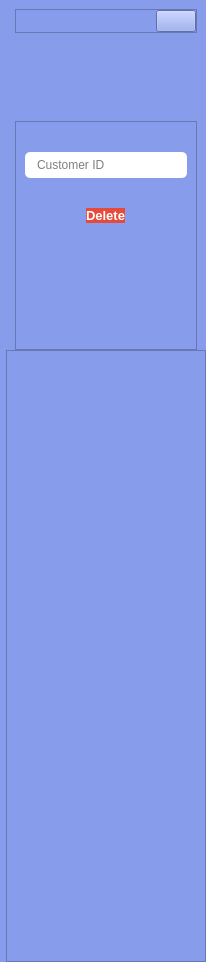
     <widget class="QCustomSlideMenu" name="customerDeleteRightMenu" native="true">
      <property name="minimumSize">
       <size>
        <width>0</width>
        <height>0</height>
       </size>
      </property>
      <property name="maximumSize">
       <size>
        <width>0</width>
        <height>16777215</height>
       </size>
      </property>
      <property name="styleSheet">
       <string notr="true">background-color: #879CEB;</string>
      </property>
      <layout class="QVBoxLayout" name="verticalLayout_69">
       <property name="spacing">
        <number>0</number>
       </property>
       <property name="leftMargin">
        <number>6</number>
       </property>
       <property name="topMargin">
        <number>0</number>
       </property>
       <property name="rightMargin">
        <number>0</number>
       </property>
       <property name="bottomMargin">
        <number>0</number>
       </property>
       <item>
        <widget class="QWidget" name="widget_37" native="true">
         <property name="minimumSize">
          <size>
           <width>200</width>
           <height>350</height>
          </size>
         </property>
         <property name="styleSheet">
          <string notr="true">background-color: #879CEB;</string>
         </property>
         <layout class="QVBoxLayout" name="verticalLayout_70">
          <property name="spacing">
           <number>9</number>
          </property>
          <property name="bottomMargin">
           <number>0</number>
          </property>
          <item>
           <widget class="QFrame" name="frame_53">
            <property name="sizePolicy">
             <sizepolicy hsizetype="Preferred" vsizetype="Fixed">
              <horstretch>0</horstretch>
              <verstretch>0</verstretch>
             </sizepolicy>
            </property>
            <property name="styleSheet">
             <string notr="true">background-color: #879CEB;</string>
            </property>
            <property name="frameShape">
             <enum>QFrame::StyledPanel</enum>
            </property>
            <property name="frameShadow">
             <enum>QFrame::Raised</enum>
            </property>
            <layout class="QHBoxLayout" name="horizontalLayout_60">
             <property name="spacing">
              <number>0</number>
             </property>
             <property name="leftMargin">
              <number>0</number>
             </property>
             <property name="topMargin">
              <number>0</number>
             </property>
             <property name="rightMargin">
              <number>0</number>
             </property>
             <property name="bottomMargin">
              <number>0</number>
             </property>
             <item alignment="Qt::AlignRight">
              <widget class="QPushButton" name="closeDeleteCustomer">
               <property name="text">
                <string/>
               </property>
               <property name="icon">
                <iconset>
                 <normaloff>../SSIS v@/Resource/closeIcon.png</normaloff>../SSIS v@/Resource/closeIcon.png</iconset>
               </property>
               <property name="iconSize">
                <size>
                 <width>24</width>
                 <height>24</height>
                </size>
               </property>
              </widget>
             </item>
            </layout>
           </widget>
          </item>
          <item alignment="Qt::AlignHCenter">
           <widget class="QLabel" name="label_26">
            <property name="minimumSize">
             <size>
              <width>70</width>
              <height>70</height>
             </size>
            </property>
            <property name="maximumSize">
             <size>
              <width>70</width>
              <height>70</height>
             </size>
            </property>
            <property name="text">
             <string/>
            </property>
            <property name="pixmap">
             <pixmap>../SSIS v@/Resource/addUser.png</pixmap>
            </property>
            <property name="scaledContents">
             <bool>true</bool>
            </property>
           </widget>
          </item>
          <item>
           <widget class="QFrame" name="frame_54">
            <property name="frameShape">
             <enum>QFrame::StyledPanel</enum>
            </property>
            <property name="frameShadow">
             <enum>QFrame::Raised</enum>
            </property>
            <layout class="QVBoxLayout" name="verticalLayout_71">
             <property name="spacing">
              <number>30</number>
             </property>
             <property name="topMargin">
              <number>30</number>
             </property>
             <property name="bottomMargin">
              <number>0</number>
             </property>
             <item>
              <widget class="QLineEdit" name="deleteCustomerLineEdit">
               <property name="font">
                <font>
                 <kerning>false</kerning>
                </font>
               </property>
               <property name="mouseTracking">
                <bool>true</bool>
               </property>
               <property name="styleSheet">
                <string notr="true">QLineEdit {
	background-color: #FFFFFF;
	padding: 5px 10px;
	border-radius: 5px;
}</string>
               </property>
               <property name="text">
                <string/>
               </property>
               <property name="frame">
                <bool>true</bool>
               </property>
               <property name="placeholderText">
                <string>Customer ID</string>
               </property>
              </widget>
             </item>
             <item alignment="Qt::AlignHCenter">
              <widget class="QPushButton" name="deleteCustomerBtn_2">
               <property name="font">
                <font>
                 <pointsize>10</pointsize>
                 <bold>true</bold>
                 <strikeout>false</strikeout>
                </font>
               </property>
               <property name="cursor">
                <cursorShape>PointingHandCursor</cursorShape>
               </property>
               <property name="styleSheet">
                <string notr="true">	background-color: #e64a3b;
	border-radius: 10px;
	color: #FFFFFF;
</string>
               </property>
               <property name="text">
                <string>Delete</string>
               </property>
              </widget>
             </item>
             <item>
              <spacer name="verticalSpacer_15">
               <property name="orientation">
                <enum>Qt::Vertical</enum>
               </property>
               <property name="sizeHint" stdset="0">
                <size>
                 <width>20</width>
                 <height>40</height>
                </size>
               </property>
              </spacer>
             </item>
            </layout>
           </widget>
          </item>
         </layout>
        </widget>
       </item>
       <item>
        <widget class="QFrame" name="frame_55">
         <property name="styleSheet">
          <string notr="true">background-color: #879CEB;</string>
         </property>
         <property name="frameShape">
          <enum>QFrame::StyledPanel</enum>
         </property>
         <property name="frameShadow">
          <enum>QFrame::Raised</enum>
         </property>
         <layout class="QVBoxLayout" name="verticalLayout_72">
          <property name="spacing">
           <number>0</number>
          </property>
          <property name="leftMargin">
           <number>0</number>
          </property>
          <property name="topMargin">
           <number>0</number>
          </property>
          <property name="rightMargin">
           <number>0</number>
          </property>
          <property name="bottomMargin">
           <number>0</number>
          </property>
          <item>
           <spacer name="verticalSpacer_13">
            <property name="orientation">
             <enum>Qt::Vertical</enum>
            </property>
            <property name="sizeHint" stdset="0">
             <size>
              <width>20</width>
              <height>305</height>
             </size>
            </property>
           </spacer>
          </item>
          <item>
           <spacer name="verticalSpacer_14">
            <property name="orientation">
             <enum>Qt::Vertical</enum>
            </property>
            <property name="sizeHint" stdset="0">
             <size>
              <width>20</width>
              <height>305</height>
             </size>
            </property>
           </spacer>
          </item>
         </layout>
        </widget>
       </item>
      </layout>
     </widget>
